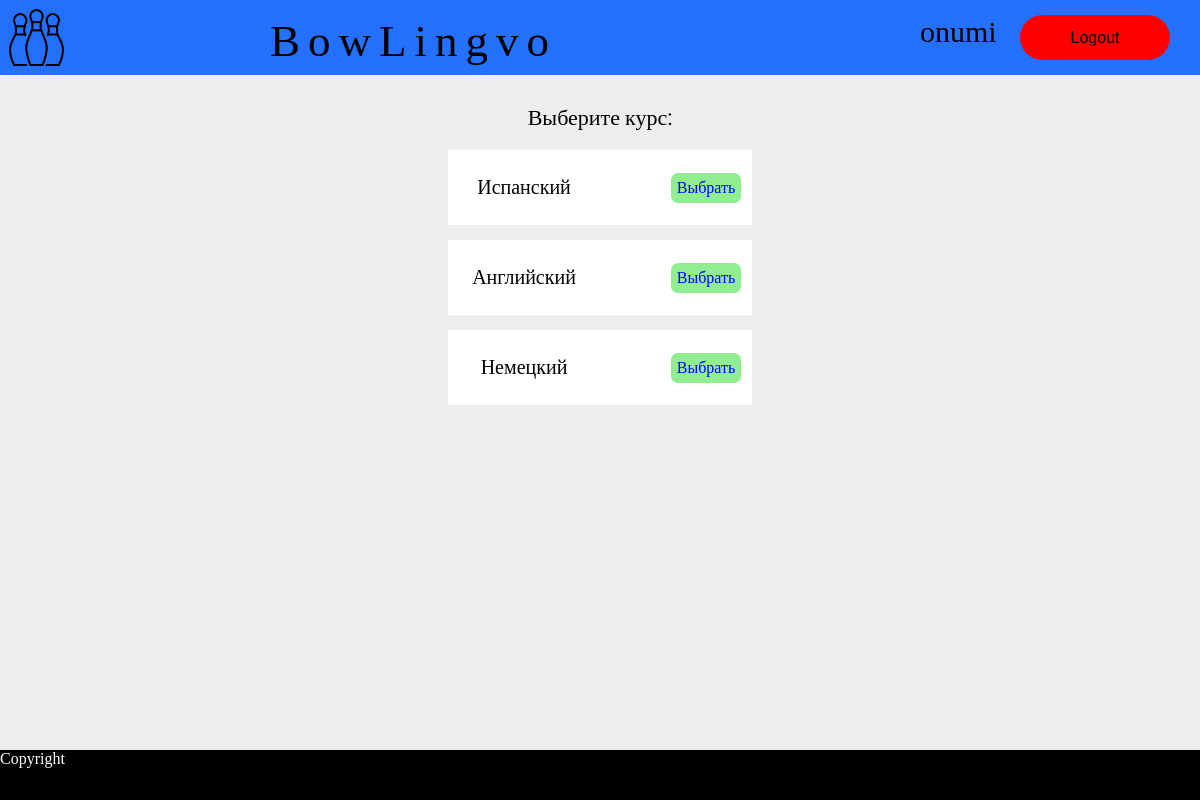
The page /main/ (signed in) on the database its author committed.
### main/models.py (models this page shows, shortened)
class Language(models.Model):
    objects = models.Manager()
    url_name = models.CharField(max_length=50)
    name = models.CharField(max_length=50)
    icon = models.CharField(max_length=50)

### main/views.py (the view)
# urls.py: path('', views.index),
def index(request):
    if not request.user.is_authenticated:
        request.session['error_message'] = 'Please, login'
        return redirect('/main/login')
    languages = Language.objects.all()
    return render(request, 'main/index.html',
                  {'authorized': True, 'username': request.user.username, 'page_name': 'index', 'languages': languages})

### main/templates/main/index.html
{% load static %}
{% include "main/head.html" %}
{% include "main/header.html" %}
<div class="content">
    <div class="course">
        Выберите курс:
    </div>
    <table class="languages">
        {% for language in languages %}
        <tr>
            <td>
                {{ language.name }}
            </td>
            <td>
                <a href="/main/{{ language.url_name }}">Выбрать</a>
            </td>
        </tr>
        {% endfor %}
    </table>
</div>
{% include "main/footer.html" %}

### main/templates/main/header.html
{% load static %}
<div class="container">
    <div class="header">
        <a href="/main/"><img id='logo' src="{% static 'main/images/logo.png' %}" alt="bowlingvo logo"></a>
        <div id="brand">BowLingvo</div>
        {% if authorized %}
            <a href="/main/do-logout" id="logout-button">Logout</a>
            <div id="user">{{ username }}</div>
        {% else %}
            <a href="/main/register" id="register-button">Register</a>
            <a href="/main/login" id="login-button">Login</a>
        {% endif %}
    </div>
    <div class="content">

### main/static/main/index.css (style rules this page uses)
.container { min-width: 1135px; width: 100%; min-height: 100%; }
.header { height: 75px; background-color: var(--header-color); }
#logo { float: left; margin-top: 5px; margin-left: 5px; width: 65px; height: 65px; }
#brand { float: left; width: 300px; margin-left: 200px; margin-top: 15px; margin-right: 200px; font-size: 45px; letter-spacing: 8px; }
#login-button, #register-button, #logout-button { float: right; margin-right: 30px; margin-top: 15px; width: 150px; height: 45px; border-radius: 22.5px; text-decoration: none; text-align: center; color: black; font-size: 25px; font: caption; line-height: 45px; }
#register-button, #logout-button { background-color: red; }
#user { float: right; margin-top: 15px; height: 30px; width: 100px; font-size: 30px; }
.course { width: 500px; height: 30px; margin-top: 30px; margin-left: auto; margin-right: auto; text-align: center; font-size: 22px; font-family: 'Roboto Condensed'; }
.languages { border-spacing: 0 15px; margin-left: auto; margin-right: auto; }
.languages tr { background-color: white; border-radius: 15px; }
.languages td { padding-top: 15px; padding-bottom: 15px; width: 150px; height: 75px; text-align: center; font-size: 20px; }
.languages td a { display: block; width: 70px; height: 30px; margin-right: 10px; margin-left: 70px; border-radius: 7px; background-color: lightgreen; line-height: 30px; text-decoration: none; font-size: 16; color: blue; }

### rows shown on the page
Language: name "Испанский"
Language: name "Английский"
Language: name "Немецкий"

### other values the page prints
{{ username }} "onumi"
